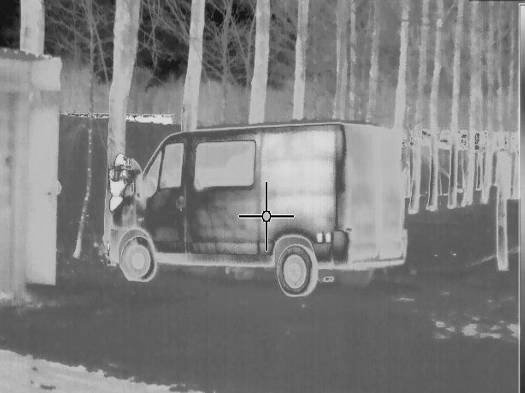
#> input picture imgs/img-1.jpg, 525 x 393 px, found by its file name
$ python static_hist.py
#> lines starting #> are read from the running program, lines starting #| are printed output that depends on the picture
from cProfile import label
from matplotlib import markers
import numpy as np
import cv2
from PIL import Image
import matplotlib.pyplot as plt
import seaborn as sns

fp = "imgs\\img-1.jpg"

img = cv2.imread(fp)
#> img is the input picture: shape (393, 525, 3); min 0, max 253, mean 128.6

sns.set_style('darkgrid')

fig, ax = plt.subplots()

ax.set_title("Histogram")
ax.set_xlabel("Pixel Values")
ax.set_ylabel("Pixel Intensity")

bins = 256

ax.set_xlim(0, bins-1)
ax.set_ylim(0, 0.10)

ax.legend()

num_of_pixels = img.shape[0] * img.shape[1]
#> num_of_pixels = 206325

img = cv2.cvtColor(img, cv2.COLOR_BGR2GRAY)
#> img: shape (393, 525)
cv2.imshow("img", img)

histogram = cv2.calcHist([img], [0], None, [bins], [
    0, 255]) / num_of_pixels
#> histogram = 256 values, max 0.0361 at index 93, min 0 at index 246, mean 0.00391

plt.plot(histogram)
plt.show()
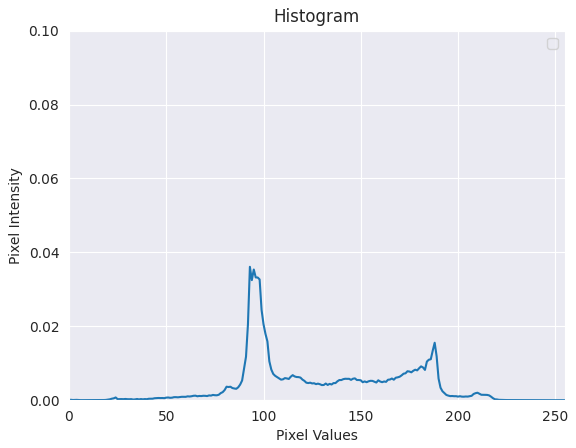
#> figure drawn by matplotlib, 1 panel; curve peaks at x = 93, y = 0.0361

$ run again, with imgs/img-3.jpg copied over imgs/img-1.jpg
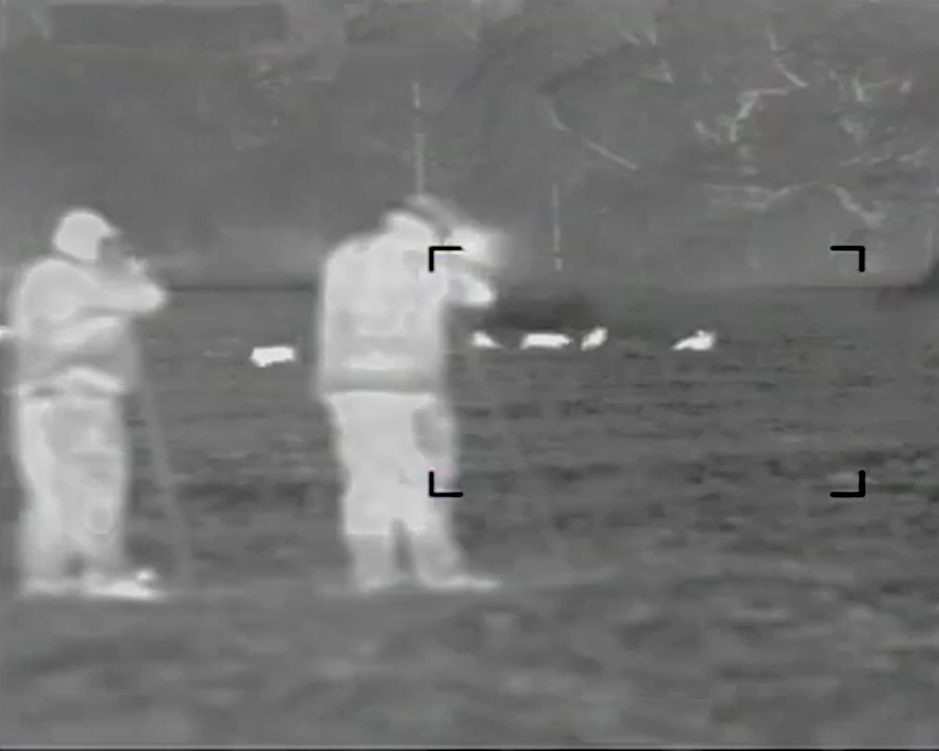
#> input picture imgs/img-3.jpg, 939 x 751 px, shrunk from 1875 x 1500 before the run, found by its file name
#> img is the input picture: shape (751, 939, 3); mean B, G, R 115.7, 116, 115.8
#> img: shape (751, 939)
#> histogram = 256 values, max 0.0752 at index 107, min 0 at index 234, mean 0.00391
#> `plt.show()`:
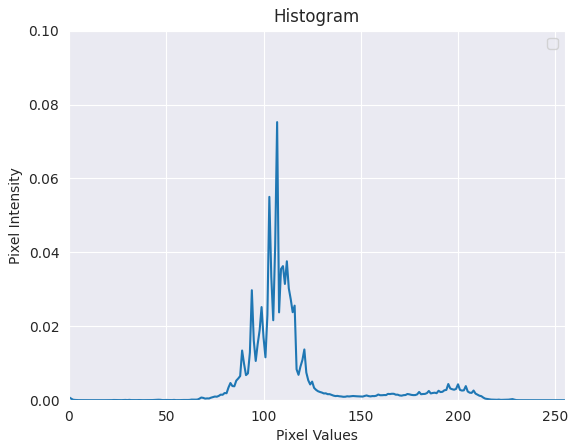
#> figure drawn by matplotlib, 1 panel; curve peaks at x = 107, y = 0.0752

$ run again, with imgs/img-4.jpg copied over imgs/img-1.jpg
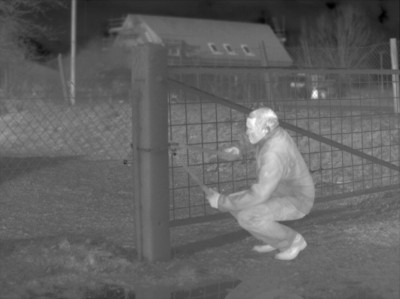
#> input picture imgs/img-4.jpg, 400 x 299 px, found by its file name
#> img is the input picture: shape (299, 400, 3); min 0, max 255, mean 97.9
#> img: shape (299, 400)
#> histogram = 256 values, max 0.0271 at index 92, min 0 at index 246, mean 0.00391
#> `plt.show()`:
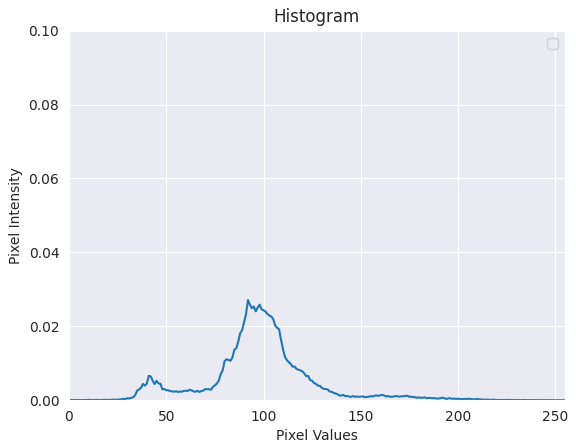
#> figure drawn by matplotlib, 1 panel; curve peaks at x = 92, y = 0.0271

$ run again, with imgs/img-5.jpg copied over imgs/img-1.jpg
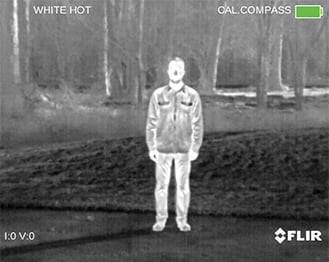
#> input picture imgs/img-5.jpg, 329 x 262 px, found by its file name
#> img is the input picture: shape (262, 329, 3); mean B, G, R 101.6, 102, 101.7
#> img: shape (262, 329)
#> histogram = 256 values, max 0.0142 at index 127, min 0 at index 255, mean 0.00388
#> `plt.show()`:
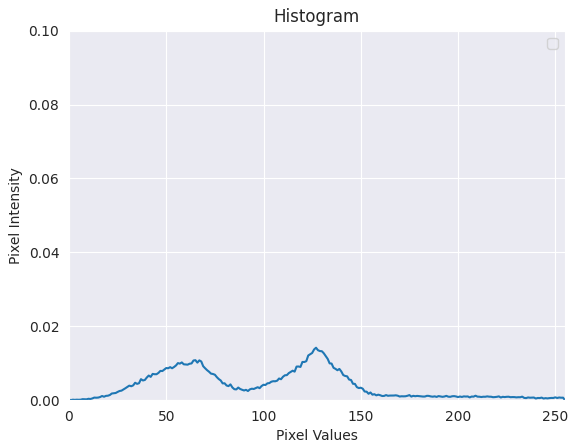
#> figure drawn by matplotlib, 1 panel; curve peaks at x = 127, y = 0.0142
